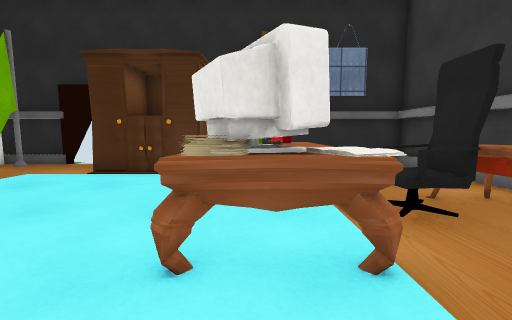
[1] (above)

12 first-person views from a walk through a Unity game level. The camera is 1.3 m above the floor, tilts 6° down and sees 90° across. The floor is counted in squares, 1 m on a side. Each view is taken from the middle of a square. On the plan, view 1 faces up. The plan holds only what a view shows up to about 13 squares ahead; the rest is blank. The place goes on beyond the plan. The player is left out. Some animated figures are left out. Door leaves are left out, so doorways stand open. Some surface patterns are stand-ins.

[2]
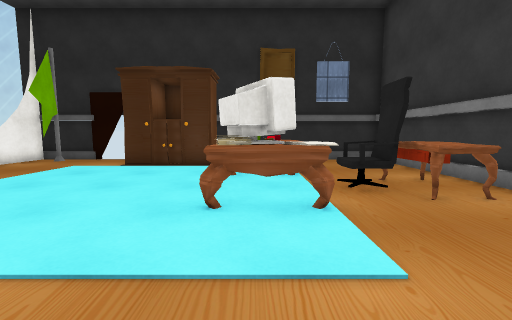

[3]
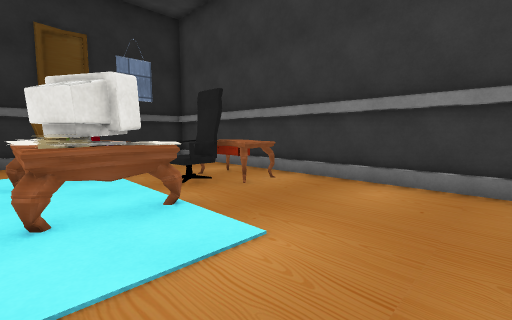

[4]
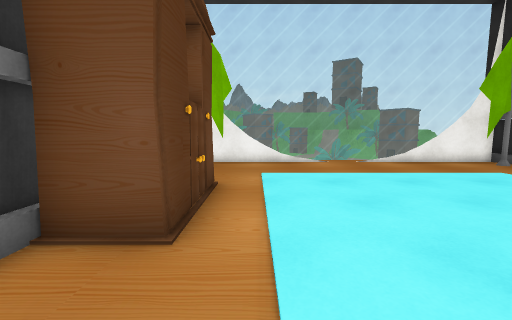

[5]
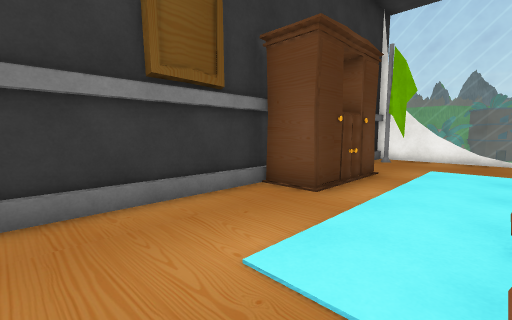

[6]
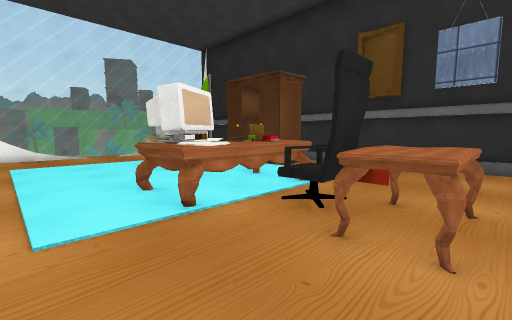

[7]
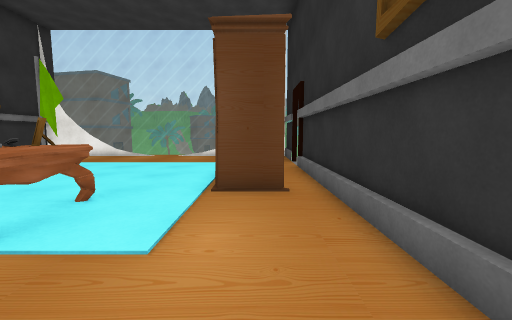

[8]
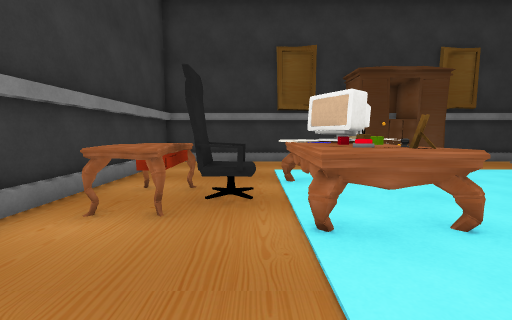

[9]
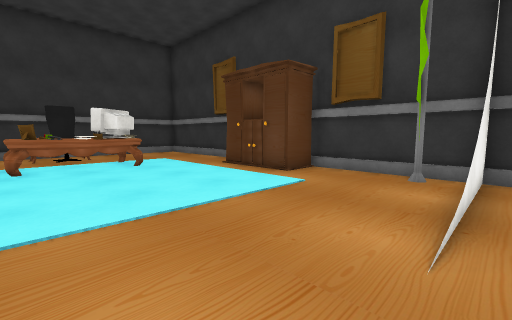

[10]
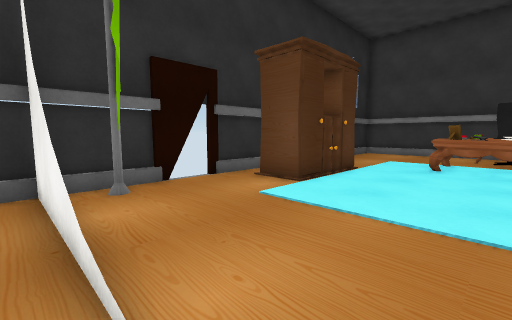

[11]
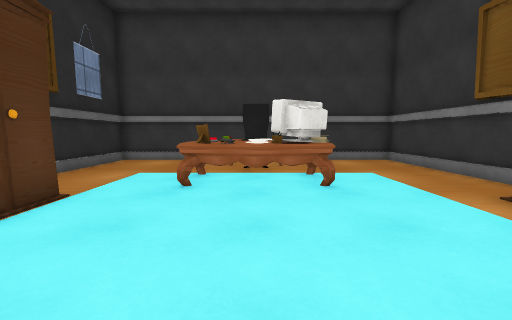

[12]
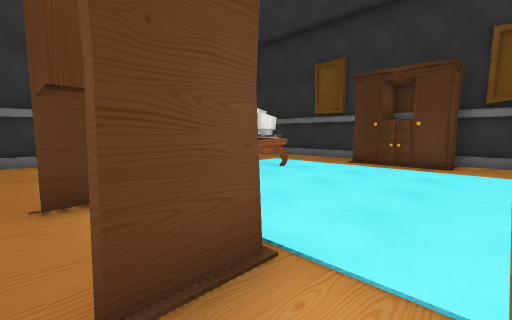

### Floor plan
Key: @ floor where view 1 was taken; # wall or solid block; x gap in a wall; . floor; D open door; = window, fence, low wall or low ledge; ^ raised ledge; O other object.
Columns run from 11 left of view 1 to 6 right of it. Each row starts with its distance up from view 1.
 11 #### x############
 10 #.#..D...........#
  9 #.....#..#.......#
  8 =.....####.......#
  7 =................#
  6 ...........^^....#
  5 ..........^O^..^.#
  4 ..........^^^OO^.#
  3 ..........#O^..^.#
  2 ...........#^....#
  1 =................#
  0 =..........@.....#
 -1 #.....####.......#
 -2 #.#...#  #.......#
 -3 #######  #########

Positions as (right, up) in squares from view 1, and headings:
1: (0, 0), facing up
2: (0, -2), facing up
3: (-1, -2), facing up-right
4: (1, 0), facing left
5: (3, 2), facing down-left
6: (5, 0), facing up-left
7: (4, 9), facing left
8: (2, 9), facing down
9: (-11, 6), facing down-right
10: (-11, 4), facing up-right
11: (-7, 4), facing right
12: (-7, 10), facing down-right
